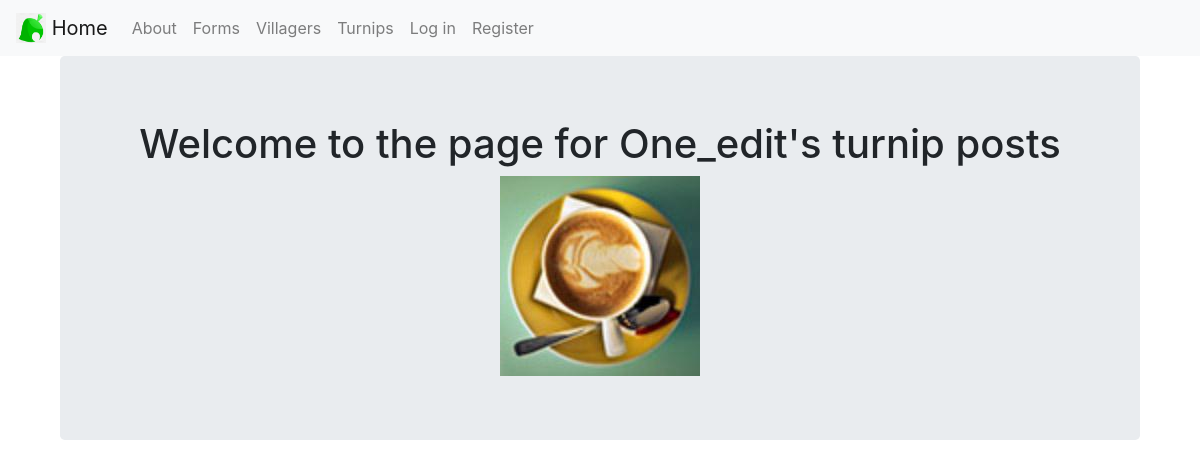
The page /turnip/One_edit on the database its author committed.
### ACCommunity/models.py (models this page shows, shortened)
class User(db.Model, UserMixin):
    __tablename__ = "users"
    id = db.Column(db.Integer, primary_key=True)
    profile_image = db.Column(db.String(64), nullable=False, default="default_profile.jpg")
    email = db.Column(db.String(64), unique=True, index=True)
    username = db.Column(db.String(64), unique=True, index=True)
    password_hash = db.Column(db.String(128))
    blog_posts = db.relationship("BlogPost", backref="author", lazy=True)
    turnip_posts = db.relationship("TurnipPost", backref="host", lazy=True)

### ACCommunity/users/views.py (the view)
@users.route("/turnip/<username>")
def user_turnip_posts(username):
    page = request.args.get("page", 1, type=int)
    user = User.query.filter_by(username=username).first_or_404()
    turnip_posts = TurnipPost.query.filter_by(host=user).order_by(TurnipPost.date.desc()).paginate(page=page, per_page=5)
    return render_template("user_turnip_posts.html", turnip_posts=turnip_posts, user=user)

### ACCommunity/templates/user_turnip_posts.html (shortened to what this page needs)
{% extends 'base.html' %}
{% block content %}
<div class="container">
    <div class="jumbotron">
        <div align="center">
            <h1>Welcome to the page for {{ user.username }}'s turnip posts</h1>
            <img src="{{ url_for('static', filename='profile_pics/'+user.profile_image) }}">
        </div>
    </div>
</div>
{% endblock content %}

### rows shown on the page
User: username "One_edit", profile_image (picture)
